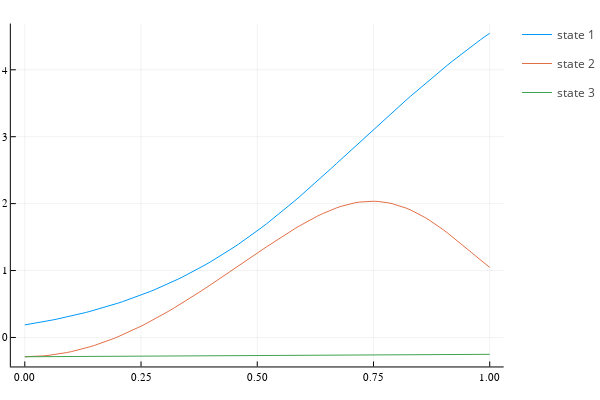
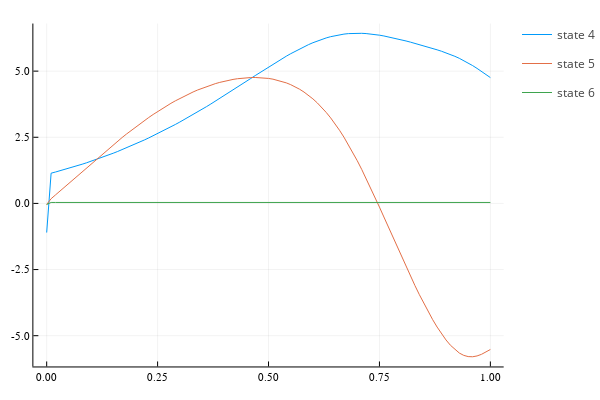

The notebook cell these images were saved under, in order:
### Code cell
#Nominal Trajectory

nom_states, _, times, nom_modes,nom_impact_states,_ = sim_system(xmean,mode0,dynamics,resets,guards,W*.000000000000001,V,C,t,dt)

# plot(times,[state[1] for state in nom_states])
# display(plot!())
# plot!(times,[state[2] for state in nom_states])
# display(plot!())

state_matrix = hcat(nom_states...)

plot()
for i in 1:3
    plot!(times,state_matrix[i,:], label = "state $i")
end
display(plot!())

plot()
for i in 4:6
    plot!(times,state_matrix[i,:], label = "state $i")
end
display(plot!())

# plot(times, nom_modes)
# display(plot!())

# Initialize an Animation object
anim = Animation()
lim = 1.5
# Loop to create frames
for i in 1:100
    js = hcat(q2joints(state_matrix[:,i])...)
    # Plot the data
    plot(js[1,:], js[2,:], xlim=(-lim,lim), ylim=(-lim,lim), label="Points", color="blue", linestyle=:solid, marker=:circle)
    # Add frame to animation
    frame(anim)
end
# Save the animation as a gif
gif(anim, "walker.gif", fps = 15)
